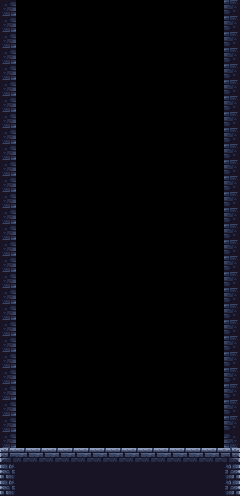

A 2D game scene composited from a Tiled map and its tileset images. What follows is a short description and the map's XML, with each tile layer's data collapsed to a summary:
An orthogonal 15x31 tile map with 16x16 px tiles, 1 tile layer (Tile Layer 1) and 4 objects.

<map version="1.10" tiledversion="1.11.2" orientation="orthogonal" renderorder="right-down" width="15" height="31" tilewidth="16" tileheight="16" infinite="0" nextlayerid="3" nextobjectid="8">
 <tileset firstgid="1" name="Dungeon Tile Set" tilewidth="16" tileheight="16" tilecount="270" columns="15">
  <image source="../tiles/Dungeon Tile Set.png" width="240" height="288" />
 </tileset>
 <layer id="1" name="Tile Layer 1" width="15" height="31">
  <data>[465 cells, 140 non-empty, 11 distinct tile ids]</data>
 </layer>
 <objectgroup id="2" name="collisions">
  <object id="4" x="0" y="448" width="240" height="48" />
  <object id="5" x="0" y="0" width="16" height="448" />
  <object id="6" x="224" y="0" width="16" height="448" />
  <object id="7" x="656" y="352" />
 </objectgroup>
</map>
